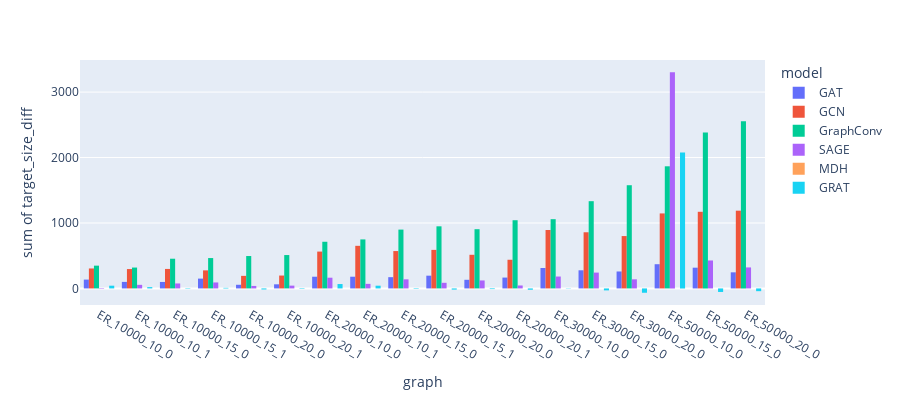

The notebook cell saved with this chart:
### Code cell
fig = px.histogram(Full, x="graph", y="target_size_diff",
             color='model', barmode='group',
             height=400)
fig.show()

### Figure 1 — Plotly figure (JSON) as saved in the notebook; plotly's stock layout.template omitted (floating-point values rounded to 4 significant figures)
{"data": [{"alignmentgroup": "True", "bingroup": "x", "histfunc": "sum", "hovertemplate": "model=GAT<br>graph=%{x}<br>sum of target_size_diff=%{y}<extra></extra>", "legendgroup": "GAT", "marker": {"color": "#636efa"}, "name": "GAT", "offsetgroup": "GAT", "orientation": "v", "showlegend": true, "type": "histogram", "x": ["ER_10000_10_0", "ER_10000_10_1", "ER_10000_15_0", "ER_10000_15_1", "ER_10000_20_0", "ER_10000_20_1", "ER_20000_10_0", "ER_20000_10_1", "ER_20000_15_0", "ER_20000_15_1", "ER_20000_20_0", "ER_20000_20_1", "ER_30000_10_0", "ER_30000_15_0", "ER_30000_20_0", "ER_50000_10_0", "ER_50000_15_0", "ER_50000_20_0"], "xaxis": "x", "y": [135, 100, 99, 150, 56, 63, 179, 179, 172, 195, 132, 166, 312, 277, 259, 370, 317, 246], "yaxis": "y"}, {"alignmentgroup": "True", "bingroup": "x", "histfunc": "sum", "hovertemplate": "model=GCN<br>graph=%{x}<br>sum of target_size_diff=%{y}<extra></extra>", "legendgroup": "GCN", "marker": {"color": "#EF553B"}, "name": "GCN", "offsetgroup": "GCN", "orientation": "v", "showlegend": true, "type": "histogram", "x": ["ER_10000_10_0", "ER_10000_10_1", "ER_10000_15_0", "ER_10000_15_1", "ER_10000_20_0", "ER_10000_20_1", "ER_20000_10_0", "ER_20000_10_1", "ER_20000_15_0", "ER_20000_15_1", "ER_20000_20_0", "ER_20000_20_1", "ER_30000_10_0", "ER_30000_15_0", "ER_30000_20_0", "ER_50000_10_0", "ER_50000_15_0", "ER_50000_20_0"], "xaxis": "x", "y": [305, 296, 298, 276, 192, 197, 563, 651, 571, 589, 514, 438, 893, 858, 800, 1146, 1171, 1188], "yaxis": "y"}, {"alignmentgroup": "True", "bingroup": "x", "histfunc": "sum", "hovertemplate": "model=GraphConv<br>graph=%{x}<br>sum of target_size_diff=%{y}<extra></extra>", "legendgroup": "GraphConv", "marker": {"color": "#00cc96"}, "name": "GraphConv", "offsetgroup": "GraphConv", "orientation": "v", "showlegend": true, "type": "histogram", "x": ["ER_10000_10_0", "ER_10000_10_1", "ER_10000_15_0", "ER_10000_15_1", "ER_10000_20_0", "ER_10000_20_1", "ER_20000_10_0", "ER_20000_10_1", "ER_20000_15_0", "ER_20000_15_1", "ER_20000_20_0", "ER_20000_20_1", "ER_30000_10_0", "ER_30000_15_0", "ER_30000_20_0", "ER_50000_10_0", "ER_50000_15_0", "ER_50000_20_0"], "xaxis": "x", "y": [348, 319, 454, 464, 495, 510, 713, 749, 899, 949, 905, 1042, 1058, 1333, 1577, 1866, 2382, 2556], "yaxis": "y"}, {"alignmentgroup": "True", "bingroup": "x", "histfunc": "sum", "hovertemplate": "model=SAGE<br>graph=%{x}<br>sum of target_size_diff=%{y}<extra></extra>", "legendgroup": "SAGE", "marker": {"color": "#ab63fa"}, "name": "SAGE", "offsetgroup": "SAGE", "orientation": "v", "showlegend": true, "type": "histogram", "x": ["ER_10000_10_0", "ER_10000_10_1", "ER_10000_15_0", "ER_10000_15_1", "ER_10000_20_0", "ER_10000_20_1", "ER_20000_10_0", "ER_20000_10_1", "ER_20000_15_0", "ER_20000_15_1", "ER_20000_20_0", "ER_20000_20_1", "ER_30000_10_0", "ER_30000_15_0", "ER_30000_20_0", "ER_50000_10_0", "ER_50000_15_0", "ER_50000_20_0"], "xaxis": "x", "y": [7, 55, 76, 91, 38, 43, 164, 70, 139, 86, 122, 45, 182, 242, 139, 3303, 427, 321], "yaxis": "y"}, {"alignmentgroup": "True", "bingroup": "x", "histfunc": "sum", "hovertemplate": "model=MDH<br>graph=%{x}<br>sum of target_size_diff=%{y}<extra></extra>", "legendgroup": "MDH", "marker": {"color": "#FFA15A"}, "name": "MDH", "offsetgroup": "MDH", "orientation": "v", "showlegend": true, "type": "histogram", "x": ["ER_10000_10_0", "ER_10000_10_1", "ER_10000_15_0", "ER_10000_15_1", "ER_10000_20_0", "ER_10000_20_1", "ER_20000_10_0", "ER_20000_10_1", "ER_20000_15_0", "ER_20000_15_1", "ER_20000_20_0", "ER_20000_20_1", "ER_30000_10_0", "ER_30000_15_0", "ER_30000_20_0", "ER_50000_10_0", "ER_50000_15_0", "ER_50000_20_0"], "xaxis": "x", "y": [0, 0, 0, 0, 0, 0, 0, 0, 0, 0, 0, 0, 0, 0, 0, 0, 0, 0], "yaxis": "y"}, {"alignmentgroup": "True", "bingroup": "x", "histfunc": "sum", "hovertemplate": "model=GRAT<br>graph=%{x}<br>sum of target_size_diff=%{y}<extra></extra>", "legendgroup": "GRAT", "marker": {"color": "#19d3f3"}, "name": "GRAT", "offsetgroup": "GRAT", "orientation": "v", "showlegend": true, "type": "histogram", "x": ["ER_10000_10_0", "ER_10000_10_1", "ER_10000_15_0", "ER_10000_15_1", "ER_10000_20_0", "ER_10000_20_1", "ER_20000_10_0", "ER_20000_10_1", "ER_20000_15_0", "ER_20000_15_1", "ER_20000_20_0", "ER_20000_20_1", "ER_30000_10_0", "ER_30000_15_0", "ER_30000_20_0", "ER_50000_10_0", "ER_50000_15_0", "ER_50000_20_0"], "xaxis": "x", "y": [42, 20, -6, 9, -16, -7, 67, 42, -7, -18, -10, -20, 4, -30, -66, 2075, -54, -42], "yaxis": "y"}], "layout": {"barmode": "group", "height": 400, "legend": {"title": {"text": "model"}, "tracegroupgap": 0}, "margin": {"t": 60}, "xaxis": {"anchor": "y", "domain": [0, 1], "title": {"text": "graph"}}, "yaxis": {"anchor": "x", "domain": [0, 1], "title": {"text": "sum of target_size_diff"}}}}
